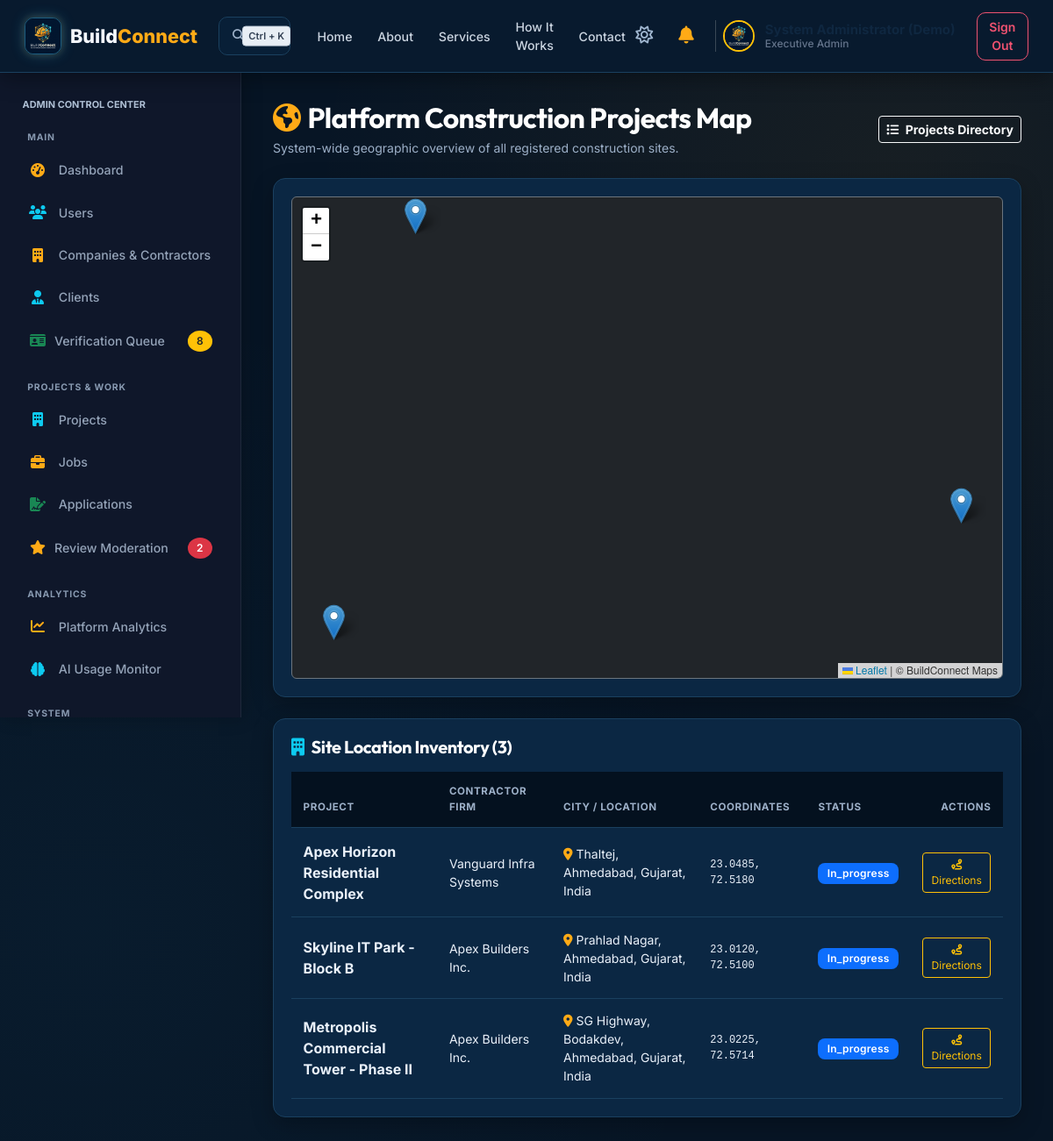
The page /admin/project-map.php (signed in) on the database its author committed.
### tables this page shows
CREATE TABLE IF NOT EXISTS users (
    id INT AUTO_INCREMENT PRIMARY KEY,
    name VARCHAR(100) NOT NULL,
    email VARCHAR(150) UNIQUE NOT NULL,
    password VARCHAR(255) NOT NULL,
    role ENUM('admin', 'contractor', 'worker', 'client') NOT NULL,
    phone VARCHAR(30) DEFAULT NULL,
    avatar VARCHAR(255) DEFAULT 'default_avatar.png',
    status ENUM('active', 'inactive', 'suspended') DEFAULT 'active',
    created_at TIMESTAMP DEFAULT CURRENT_TIMESTAMP,
    updated_at TIMESTAMP DEFAULT CURRENT_TIMESTAMP ON UPDATE CURRENT_TIMESTAMP,
    INDEX idx_user_email (email),
    INDEX idx_user_role (role),
    INDEX idx_user_created (created_at)
);

CREATE TABLE IF NOT EXISTS projects (
    id INT AUTO_INCREMENT PRIMARY KEY,
    contractor_id INT NOT NULL,
    client_id INT DEFAULT NULL,
    title VARCHAR(150) NOT NULL,
    description TEXT,
    location VARCHAR(200) NOT NULL,
    address VARCHAR(255) DEFAULT NULL,
    city VARCHAR(100) DEFAULT 'Ahmedabad',
    state VARCHAR(100) DEFAULT 'Gujarat',
    postal_code VARCHAR(20) DEFAULT '380054',
    location_lat DECIMAL(10,7) DEFAULT 23.0225,
    location_lng DECIMAL(10,7) DEFAULT 72.5714,
    budget DECIMAL(12,2) NOT NULL,
    start_date DATE DEFAULT NULL,
    end_date DATE DEFAULT NULL,
    status ENUM('pending', 'planning', 'active', 'in_progress', 'on_hold', 'completed', 'cancelled') DEFAULT 'in_progress',
    progress_percent INT DEFAULT 0,
    qr_code_token VARCHAR(64) UNIQUE,
    created_at TIMESTAMP DEFAULT CURRENT_TIMESTAMP,
    updated_at TIMESTAMP DEFAULT CURRENT_TIMESTAMP ON UPDATE CURRENT_TIMESTAMP,
    FOREIGN KEY (contractor_id) REFERENCES users(id) ON DELETE CASCADE,
    FOREIGN KEY (client_id) REFERENCES users(id) ON DELETE SET NULL,
    INDEX idx_project_status (status),
    INDEX idx_project_city (city),
    INDEX idx_project_state (state),
    INDEX idx_project_coords (location_lat, location_lng),
    INDEX idx_project_created (created_at)
);

CREATE TABLE IF NOT EXISTS contractors (
    id INT AUTO_INCREMENT PRIMARY KEY,
    user_id INT UNIQUE NOT NULL,
    company_name VARCHAR(150) NOT NULL,
    license_no VARCHAR(100) DEFAULT NULL,
    company_address TEXT,
    company_description TEXT DEFAULT NULL,
    city VARCHAR(100) DEFAULT NULL,
    state VARCHAR(100) DEFAULT NULL,
    website VARCHAR(255) DEFAULT NULL,
    rating_avg DECIMAL(3,2) DEFAULT 5.00,
    created_at TIMESTAMP DEFAULT CURRENT_TIMESTAMP,
    updated_at TIMESTAMP DEFAULT CURRENT_TIMESTAMP ON UPDATE CURRENT_TIMESTAMP,
    FOREIGN KEY (user_id) REFERENCES users(id) ON DELETE CASCADE
);

### admin/project-map.php (the view, shortened to what the rows shown need)
<?php
require_once __DIR__ . '/../includes/auth.php';
require_once __DIR__ . '/../includes/header.php';
require_once __DIR__ . '/../includes/navbar.php';
$db = getDB();
$stmt = $db->query("
    SELECT p.id, p.title, p.location, p.city, p.state, p.location_lat, p.location_lng, p.status, p.progress_percent,
           u.name as contractor_name, c.company_name
    FROM projects p
    JOIN users u ON p.contractor_id = u.id
    LEFT JOIN contractors c ON u.id = c.user_id
    ORDER BY p.id DESC
");
$projects = $stmt->fetchAll();
?>
<div class="bc-layout">
    <?php require_once __DIR__ . '/../includes/sidebar.php'; ?>
    <main class="bc-main-content">
        <div class="d-flex justify-content-between align-items-center mb-4">
            <div>
                <h1 class="h2 fw-bold text-white mb-1"><i class="fa-solid fa-earth-americas text-warning me-2"></i>Platform Construction Projects Map</h1>
            </div>
        </div>
        <div class="bc-card p-4">
            <div class="table-responsive">
                <table class="table table-custom align-middle mb-0">
                    <thead>
                        <tr>
                            <th>Project</th>
                            <th>Contractor Firm</th>
                            <th>City / Location</th>
                            <th>Coordinates</th>
                            <th>Status</th>
                            <th class="text-end">Actions</th>
                        </tr>
                    </thead>
                    <tbody>
                        <?php foreach ($projects as $p): ?>
                            <tr>
                                <td class="fw-bold text-white"><?= sanitize($p['title']) ?></td>
                                <td class="small text-light"><?= sanitize($p['company_name'] ?: $p['contractor_name']) ?></td>
                                <td class="small text-muted"><i class="fa-solid fa-location-dot me-1 text-warning"></i><?= sanitize($p['location']) ?></td>
                                <td class="font-monospace extra-small text-info">
                                    <?= $p['location_lat'] && $p['location_lng'] ? number_format($p['location_lat'], 4) . ', ' . number_format($p['location_lng'], 4) : '<span class="text-muted">Unmapped</span>' ?>
                                </td>
                                <td><span class="badge <?= get_status_badge_class($p['status']) ?> text-capitalize"><?= sanitize($p['status']) ?></span></td>
                                <td class="text-end">
                                    <?php if ($p['location_lat'] && $p['location_lng']): ?>
                                        <a href="https://www.google.com/maps/dir/?api=1&destination=<?= $p['location_lat'] ?>,<?= $p['location_lng'] ?>" target="_blank" rel="noopener" class="btn btn-outline-warning btn-sm extra-small">
                                            <i class="fa-solid fa-route"></i> Directions
                                        </a>
                                    <?php endif; ?>
                                </td>
                            </tr>
                        <?php endforeach; ?>
                    </tbody>
                </table>
            </div>
        </div>
    </main>
</div>
<?php require_once __DIR__ . '/../includes/footer.php'; ?>

### includes/navbar.php (shortened to what the rows shown need)
<?php
$user = get_logged_user();
?>
<nav class="bc-navbar bc-navbar-modern d-flex align-items-center justify-content-between">
    <div class="d-flex align-items-center gap-3">
        <?php if ($user):
            $user_role_label = ucfirst($user['role']);
            if ($user['role'] === 'admin') $user_role_label = 'Executive Admin';
            elseif ($user['role'] === 'client') $user_role_label = 'Client';
            elseif ($user['role'] === 'worker') $user_role_label = 'Worker';
            elseif ($user['role'] === 'contractor') $user_role_label = 'Contractor';
            $user_avatar = (!empty($user['avatar']) && file_exists(__DIR__ . '/../assets/images/' . $user['avatar'])) ? $user['avatar'] : 'logo.png';
        ?>
            <button class="btn btn-sm btn-link text-slate-400 p-1 text-decoration-none d-none d-sm-inline-block" type="button" title="Toggle Light/Dark Theme">
                <i class="fa-regular fa-sun fs-5" style="color: #9FB6CF;"></i>
            </button>
            <div class="dropdown">
                <button class="btn btn-outline-secondary btn-sm position-relative text-light border-0" type="button" id="notifDropdown" data-bs-toggle="dropdown" aria-expanded="false">
                    <i class="fa-solid fa-bell text-warning fs-5" style="color: #FFAA16 !important;"></i>
                </button>
            </div>
            <div class="d-flex align-items-center gap-2 ps-2 border-start border-secondary border-opacity-50">
                <img src="<?= BASE_URL ?>/assets/images/<?= sanitize($user_avatar) ?>" alt="Avatar" class="rounded-circle border border-2 border-warning" style="width: 36px; height: 36px; object-fit: cover;">
                <div class="profile-info text-start d-flex flex-column justify-content-center ms-1 me-1" style="line-height: 1.2; min-width: 130px; flex-shrink: 0; display: flex !important; visibility: visible !important; opacity: 1 !important;">
                    <div class="fw-bold profile-name bc-user-name" style="color: #0F2740 !important; font-weight: 700 !important; font-size: 15px !important; opacity: 1 !important; visibility: visible !important; display: block !important; white-space: nowrap;"><?= sanitize($user['name'] ?? 'User') ?></div>
                    <div class="extra-small profile-role bc-user-role" style="color: #64748B !important; font-size: 12px !important; font-weight: 500 !important; opacity: 1 !important; visibility: visible !important; display: block !important; white-space: nowrap;"><?= sanitize($user_role_label) ?></div>
                </div>
            </div>
            <a href="<?= BASE_URL ?>/logout.php" class="btn btn-outline-danger btn-sm ms-1">Sign Out</a>
        <?php endif; ?>
    </div>
</nav>

### includes/sidebar.php (shortened to what the rows shown need)
<?php
$user = get_logged_user();
$is_worker = ($user && isset($user['role']) && $user['role'] === ROLE_WORKER);
$is_admin  = ($user && isset($user['role']) && $user['role'] === ROLE_ADMIN);
$is_client = ($user && isset($user['role']) && $user['role'] === ROLE_CLIENT);
$is_contractor = ($user && isset($user['role']) && $user['role'] === ROLE_CONTRACTOR);
$sidebar_class = 'bc-sidebar';
$sidebar_id = '';
if ($is_worker) {
    $sidebar_class .= ' bc-sidebar-worker';
    $sidebar_id = 'id="bc-worker-sidebar"';
} elseif ($is_admin) {
    $sidebar_class .= ' bc-sidebar-admin';
    $sidebar_id = 'id="bc-admin-sidebar"';
} elseif ($is_client) {
    $sidebar_class .= ' bc-sidebar-client';
    $sidebar_id = 'id="bc-client-sidebar"';
} elseif ($is_contractor) {
    $sidebar_class .= ' bc-sidebar-contractor';
    $sidebar_id = 'id="bc-contractor-sidebar"';
}
?>
<aside class="<?= $sidebar_class ?>" <?= $sidebar_id ?>>
    <div class="px-2 mb-3">
        <div class="text-uppercase text-muted extra-small fw-bold tracking-wider" style="font-size: 0.68rem; color: var(--bc-text-secondary) !important;">
            <?= $user ? sanitize(strtoupper($user['role'])) . ' CONTROL CENTER' : 'NAVIGATION' ?>
        </div>
    </div>
</aside>

### rows shown on the page
users: role "Executive Admin", role "ADMIN"
projects: title "Apex Horizon Residential Complex", contractors.company_name "Vanguard Infra Systems", location "Thaltej, Ahmedabad, Gujarat, India", location_lat "23.0485", location_lng "72.5180", status "In_progress"
projects: title "Skyline IT Park - Block B", contractors.company_name "Apex Builders Inc.", location "Prahlad Nagar, Ahmedabad, Gujarat, India", location_lat "23.0120", location_lng "72.5100", status "In_progress"
projects: title "Metropolis Commercial Tower - Phase II", contractors.company_name "Apex Builders Inc.", location "SG Highway, Bodakdev, Ahmedabad, Gujarat, India", location_lat "23.0225", location_lng "72.5714", status "In_progress"

### other values the page prints
count($projects) "3"
